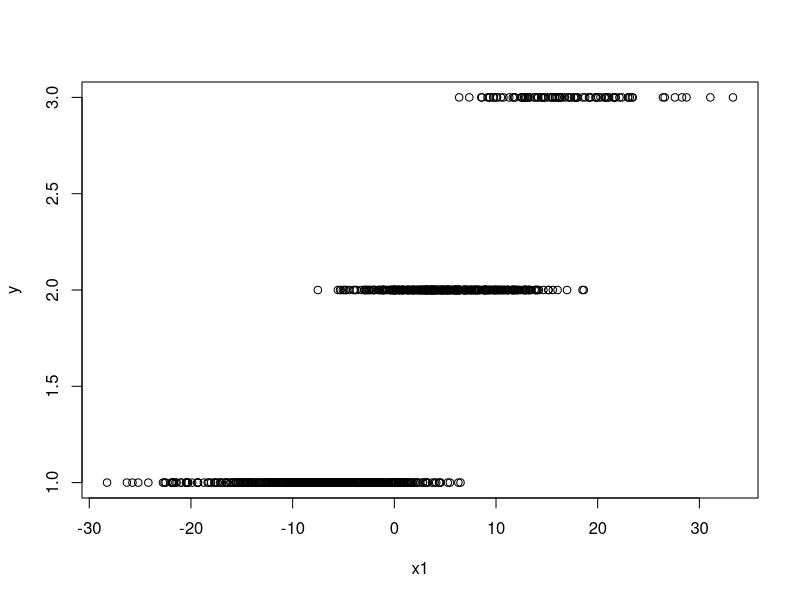
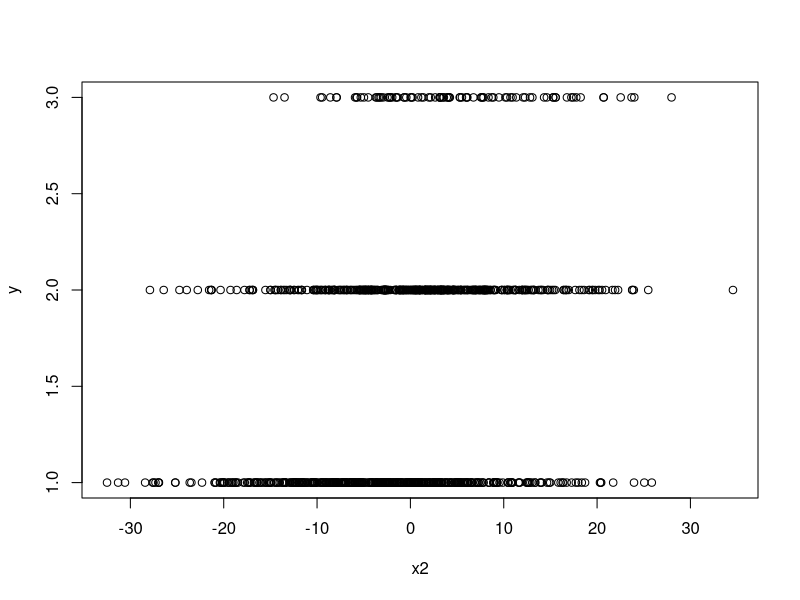
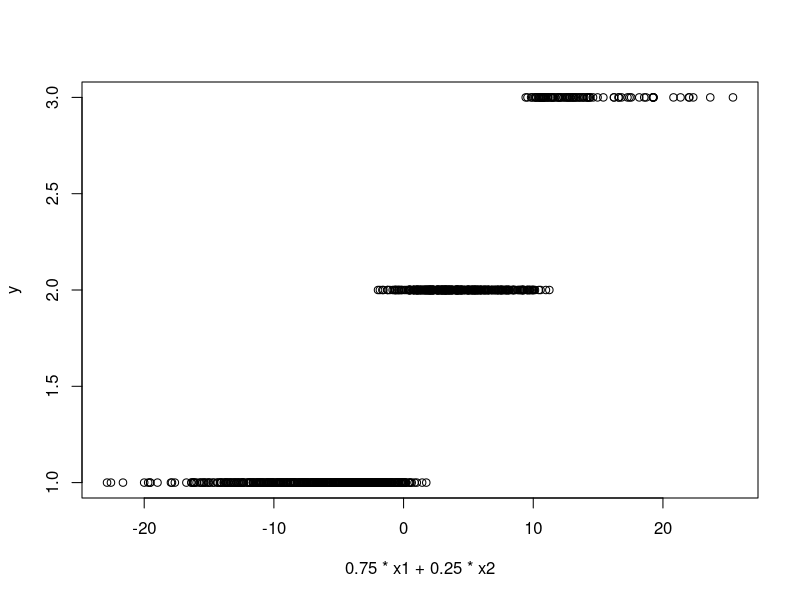

The R script that drew these images, in order:
##############################################
# Multinomial logistic regression with caret #
# 2017/01/05                                 #
##############################################
# Multinomial logistic regression can solve a classification task with:
# - explaining variables = continuous or categorical
# - target = categorical variable with more than 2 classes
#
# Example of target: 3 factors named "0", "1", "2"
#
# References:
# http://hunch.net/~jl/projects/reductions/wap/wap.pdf
# http://www.mit.edu/~9.520/spring09/Classes/multiclass.pdf
# http://stats.stackexchange.com/questions/21343/extending-2-class-models-to-multi-class-problems
# http://stackoverflow.com/questions/15585501/usage-of-caret-with-gbm-method-for-multiclass-classification
library(caret)
library(glmnet)
set.seed(2713)

####################
# Helper functions #
####################
## classify is the following mapping
#      y      classify(y)
#  ]-inf, 0[            1
#    [0, 10]            2
# ]10, +inf[            3
classify = function(y) {
  out = y
  out = ifelse(out < 0, 1, out)
  out = ifelse(out > 10, 3, out)
  out = ifelse(!(out %in% c(1,3)), 2, out)
  return(out)
}

## percentage of misclassified elements
misclassified_rate = function(y_true, y_predicted) {
  mean(y_true != y_predicted)
}

###############
# Sample data #
###############
N = 1000

## Observed features
x1 = rnorm(N, 0, 10)
x2 = rnorm(N, 0, 10)
x = cbind(x1, x2)

## Observed classified objects
eps = rnorm(N, 0, 1)
y = classify(0.75*x1 + 0.25*x2 + eps)

## Final df
df = data.frame(cbind(y, x))
colnames(df) = c("y", "x1", "x2")
df[,1] = factor(df[,1])

# Training and test sets
idx_train = 1:(floor(3*N/4))
idx_test = (floor(3*N/4)):N

## Plot sample data
plot(x1, y)
plot(x2, y)
plot(0.75*x1 + 0.25*x2, y)

##########################################################
# Best prediction we can do in theory, knowing x1 and x2 #
##########################################################
## Best prediction
y_best_prediction = classify(0.75*x1 + 0.25*x2)

## Best theoretical misclassification rate
table(y[idx_test], y_best_prediction[idx_test])
misclassified_rate(y[idx_test], y_best_prediction[idx_test])

###############################################################################
# Training and prediction using glmnet package directly (not the best method) #
###############################################################################
fit = glmnet(x[idx_train,], y[idx_train], family="multinomial")
predicted = predict(fit, newx=x[idx_test,], type="response", s=0.01)
predicted = predicted[,,1]
y_predicted = apply(predicted, 1, which.max)

table(y[idx_test], y_predicted)
misclassified_rate(y[idx_test], y_predicted)

#############################################################
# Training and prediction using caret package (best method) #
#############################################################
fitControl <- trainControl(method="repeatedcv",
                           number=5,
                           repeats=1,
                           verboseIter=FALSE)

fit_caret <- train(y ~ ., data=df[idx_train,],
                   method="glmnet",
                   family = "multinomial",
                   trControl=fitControl)

y_predicted_caret = as.numeric(predict(fit_caret, newdata=x[idx_test,]))
table(y[idx_test], y_predicted_caret)
misclassified_rate(y[idx_test], y_predicted_caret)

###############
# Comparisons #
###############
N # when N increases, misclassification of trained models decreases
misclassified_rate(y[idx_test], y_best_prediction[idx_test]) # 0.03585657
misclassified_rate(y[idx_test], y_predicted) # 0.05976096
misclassified_rate(y[idx_test], y_predicted_caret) # 0.03984064

## Conclusion: In this case, caret gives better results over direct glmnet
# (because of cross validation).
